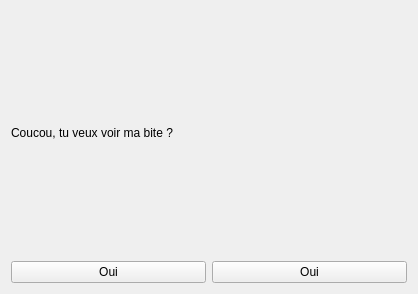
<?xml version="1.0" encoding="UTF-8"?>
<ui version="4.0">
 <class>Accueil</class>
 <widget class="QWidget" name="Accueil">
  <property name="geometry">
   <rect>
    <x>0</x>
    <y>0</y>
    <width>418</width>
    <height>294</height>
   </rect>
  </property>
  <property name="windowTitle">
   <string>Form</string>
  </property>
  <layout class="QVBoxLayout" name="verticalLayout">
   <item>
    <layout class="QHBoxLayout" name="horizontalLayout_2">
     <item>
      <widget class="QLabel" name="label">
       <property name="text">
        <string>Coucou, tu veux voir ma bite ?</string>
       </property>
      </widget>
     </item>
    </layout>
   </item>
   <item>
    <layout class="QHBoxLayout" name="horizontalLayout">
     <item>
      <widget class="QPushButton" name="pushButton">
       <property name="text">
        <string>Oui</string>
       </property>
      </widget>
     </item>
     <item>
      <widget class="QPushButton" name="pushButton_2">
       <property name="text">
        <string>Oui</string>
       </property>
      </widget>
     </item>
    </layout>
   </item>
  </layout>
 </widget>
 <resources/>
 <connections/>
</ui>
